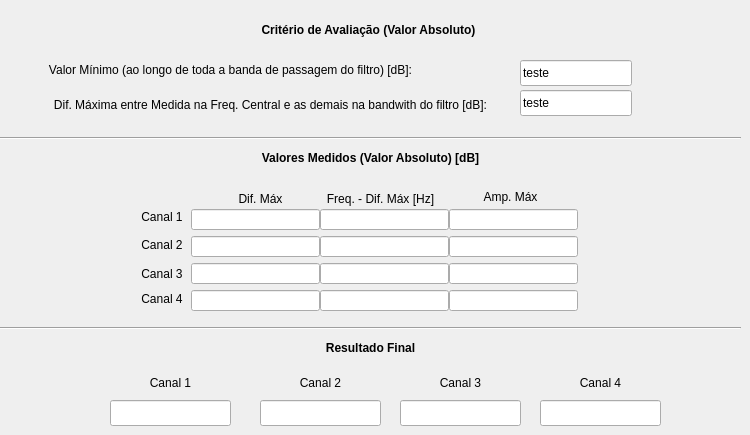
   <widget class="QWidget" name="Tab_Freq_Resp">
    <attribute name="title">
     <string>Frequency Response</string>
    </attribute>
    <widget class="QLineEdit" name="freq_resp_crit_min">
     <property name="geometry">
      <rect>
       <x>520</x>
       <y>60</y>
       <width>112</width>
       <height>26</height>
      </rect>
     </property>
     <property name="text">
      <string>teste</string>
     </property>
    </widget>
    <widget class="QLabel" name="label_81">
     <property name="geometry">
      <rect>
       <x>-2</x>
       <y>20</y>
       <width>741</width>
       <height>20</height>
      </rect>
     </property>
     <property name="text">
      <string>&lt;html&gt;&lt;head/&gt;&lt;body&gt;&lt;p align=&quot;center&quot;&gt;&lt;span style=&quot; font-weight:600;&quot;&gt;Critério de Avaliação (Valor Absoluto)&lt;/span&gt;&lt;/p&gt;&lt;/body&gt;&lt;/html&gt;</string>
     </property>
    </widget>
    <widget class="QLabel" name="label_82">
     <property name="geometry">
      <rect>
       <x>0</x>
       <y>60</y>
       <width>461</width>
       <height>21</height>
      </rect>
     </property>
     <property name="text">
      <string>&lt;html&gt;&lt;head/&gt;&lt;body&gt;&lt;p align=&quot;center&quot;&gt;Valor Mínimo (ao longo de toda a banda de passagem do filtro) [dB]:&lt;/p&gt;&lt;/body&gt;&lt;/html&gt;</string>
     </property>
    </widget>
    <widget class="QLabel" name="label_83">
     <property name="geometry">
      <rect>
       <x>20</x>
       <y>90</y>
       <width>501</width>
       <height>31</height>
      </rect>
     </property>
     <property name="text">
      <string>&lt;html&gt;&lt;head/&gt;&lt;body&gt;&lt;p align=&quot;center&quot;&gt;Dif. Máxima entre Medida na Freq. Central e as demais na bandwith do filtro [dB]:&lt;/p&gt;&lt;/body&gt;&lt;/html&gt;</string>
     </property>
    </widget>
    <widget class="QLineEdit" name="freq_resp_crit_dif">
     <property name="geometry">
      <rect>
       <x>520</x>
       <y>90</y>
       <width>112</width>
       <height>26</height>
      </rect>
     </property>
     <property name="text">
      <string>teste</string>
     </property>
    </widget>
    <widget class="Line" name="line_13">
     <property name="geometry">
      <rect>
       <x>0</x>
       <y>130</y>
       <width>741</width>
       <height>16</height>
      </rect>
     </property>
     <property name="orientation">
      <enum>Qt::Horizontal</enum>
     </property>
    </widget>
    <widget class="QLabel" name="label_84">
     <property name="geometry">
      <rect>
       <x>450</x>
       <y>189</y>
       <width>121</width>
       <height>16</height>
      </rect>
     </property>
     <property name="text">
      <string>&lt;html&gt;&lt;head/&gt;&lt;body&gt;&lt;p align=&quot;center&quot;&gt;Amp. Máx&lt;/p&gt;&lt;/body&gt;&lt;/html&gt;</string>
     </property>
    </widget>
    <widget class="QLabel" name="label_9">
     <property name="geometry">
      <rect>
       <x>200</x>
       <y>189</y>
       <width>121</width>
       <height>20</height>
      </rect>
     </property>
     <property name="text">
      <string>&lt;html&gt;&lt;head/&gt;&lt;body&gt;&lt;p align=&quot;center&quot;&gt;Dif. Máx&lt;/p&gt;&lt;/body&gt;&lt;/html&gt;</string>
     </property>
    </widget>
    <widget class="QLabel" name="label_14">
     <property name="geometry">
      <rect>
       <x>320</x>
       <y>189</y>
       <width>121</width>
       <height>20</height>
      </rect>
     </property>
     <property name="text">
      <string>&lt;html&gt;&lt;head/&gt;&lt;body&gt;&lt;p align=&quot;center&quot;&gt;Freq. - Dif. Máx [Hz]&lt;/p&gt;&lt;/body&gt;&lt;/html&gt;</string>
     </property>
    </widget>
    <widget class="QLabel" name="label_89">
     <property name="geometry">
      <rect>
       <x>0</x>
       <y>150</y>
       <width>741</width>
       <height>16</height>
      </rect>
     </property>
     <property name="text">
      <string>&lt;html&gt;&lt;head/&gt;&lt;body&gt;&lt;p align=&quot;center&quot;&gt;&lt;span style=&quot; font-weight:600;&quot;&gt;Valores Medidos (Valor Absoluto) [dB]&lt;/span&gt;&lt;/p&gt;&lt;/body&gt;&lt;/html&gt;</string>
     </property>
    </widget>
    <widget class="QLineEdit" name="freq_amp_max_3">
     <property name="geometry">
      <rect>
       <x>449</x>
       <y>263</y>
       <width>129</width>
       <height>21</height>
      </rect>
     </property>
    </widget>
    <widget class="QLineEdit" name="freq_freq_max_3">
     <property name="geometry">
      <rect>
       <x>320</x>
       <y>263</y>
       <width>129</width>
       <height>21</height>
      </rect>
     </property>
    </widget>
    <widget class="QLabel" name="label_85">
     <property name="geometry">
      <rect>
       <x>139</x>
       <y>264</y>
       <width>46</width>
       <height>21</height>
      </rect>
     </property>
     <property name="text">
      <string>&lt;html&gt;&lt;head/&gt;&lt;body&gt;&lt;p align=&quot;center&quot;&gt;Canal 3&lt;/p&gt;&lt;/body&gt;&lt;/html&gt;</string>
     </property>
    </widget>
    <widget class="QLineEdit" name="freq_dif_max_4">
     <property name="geometry">
      <rect>
       <x>191</x>
       <y>290</y>
       <width>129</width>
       <height>21</height>
      </rect>
     </property>
    </widget>
    <widget class="QLineEdit" name="freq_freq_max_2">
     <property name="geometry">
      <rect>
       <x>320</x>
       <y>236</y>
       <width>129</width>
       <height>21</height>
      </rect>
     </property>
    </widget>
    <widget class="QLineEdit" name="freq_amp_max_4">
     <property name="geometry">
      <rect>
       <x>449</x>
       <y>290</y>
       <width>129</width>
       <height>21</height>
      </rect>
     </property>
    </widget>
    <widget class="QLineEdit" name="freq_dif_max_2">
     <property name="geometry">
      <rect>
       <x>191</x>
       <y>236</y>
       <width>129</width>
       <height>21</height>
      </rect>
     </property>
    </widget>
    <widget class="QLineEdit" name="freq_freq_max_1">
     <property name="geometry">
      <rect>
       <x>320</x>
       <y>209</y>
       <width>129</width>
       <height>21</height>
      </rect>
     </property>
    </widget>
    <widget class="QLineEdit" name="freq_amp_max_1">
     <property name="geometry">
      <rect>
       <x>449</x>
       <y>209</y>
       <width>129</width>
       <height>21</height>
      </rect>
     </property>
    </widget>
    <widget class="QLabel" name="label_86">
     <property name="geometry">
      <rect>
       <x>139</x>
       <y>289</y>
       <width>46</width>
       <height>21</height>
      </rect>
     </property>
     <property name="text">
      <string>&lt;html&gt;&lt;head/&gt;&lt;body&gt;&lt;p align=&quot;center&quot;&gt;Canal 4&lt;/p&gt;&lt;/body&gt;&lt;/html&gt;</string>
     </property>
    </widget>
    <widget class="QLabel" name="label_87">
     <property name="geometry">
      <rect>
       <x>139</x>
       <y>235</y>
       <width>46</width>
       <height>20</height>
      </rect>
     </property>
     <property name="text">
      <string>&lt;html&gt;&lt;head/&gt;&lt;body&gt;&lt;p align=&quot;center&quot;&gt;Canal 2&lt;/p&gt;&lt;/body&gt;&lt;/html&gt;</string>
     </property>
    </widget>
    <widget class="QLineEdit" name="freq_dif_max_1">
     <property name="geometry">
      <rect>
       <x>191</x>
       <y>209</y>
       <width>129</width>
       <height>21</height>
      </rect>
     </property>
    </widget>
    <widget class="QLineEdit" name="freq_dif_max_3">
     <property name="geometry">
      <rect>
       <x>191</x>
       <y>263</y>
       <width>129</width>
       <height>21</height>
      </rect>
     </property>
    </widget>
    <widget class="QLabel" name="label_88">
     <property name="geometry">
      <rect>
       <x>139</x>
       <y>209</y>
       <width>46</width>
       <height>16</height>
      </rect>
     </property>
     <property name="text">
      <string>&lt;html&gt;&lt;head/&gt;&lt;body&gt;&lt;p align=&quot;center&quot;&gt;Canal 1&lt;/p&gt;&lt;/body&gt;&lt;/html&gt;</string>
     </property>
    </widget>
    <widget class="QLineEdit" name="freq_amp_max_2">
     <property name="geometry">
      <rect>
       <x>449</x>
       <y>236</y>
       <width>129</width>
       <height>21</height>
      </rect>
     </property>
    </widget>
    <widget class="QLineEdit" name="freq_freq_max_4">
     <property name="geometry">
      <rect>
       <x>320</x>
       <y>290</y>
       <width>129</width>
       <height>21</height>
      </rect>
     </property>
    </widget>
    <widget class="Line" name="line_14">
     <property name="geometry">
      <rect>
       <x>0</x>
       <y>320</y>
       <width>741</width>
       <height>16</height>
      </rect>
     </property>
     <property name="orientation">
      <enum>Qt::Horizontal</enum>
     </property>
    </widget>
    <widget class="QLabel" name="label_90">
     <property name="geometry">
      <rect>
       <x>540</x>
       <y>370</y>
       <width>121</width>
       <height>26</height>
      </rect>
     </property>
     <property name="text">
      <string>&lt;html&gt;&lt;head/&gt;&lt;body&gt;&lt;p align=&quot;center&quot;&gt;Canal 4&lt;/p&gt;&lt;/body&gt;&lt;/html&gt;</string>
     </property>
    </widget>
    <widget class="QLabel" name="label_91">
     <property name="geometry">
      <rect>
       <x>110</x>
       <y>370</y>
       <width>121</width>
       <height>26</height>
      </rect>
     </property>
     <property name="text">
      <string>&lt;html&gt;&lt;head/&gt;&lt;body&gt;&lt;p align=&quot;center&quot;&gt;Canal 1&lt;/p&gt;&lt;/body&gt;&lt;/html&gt;</string>
     </property>
    </widget>
    <widget class="QLabel" name="label_92">
     <property name="geometry">
      <rect>
       <x>400</x>
       <y>370</y>
       <width>121</width>
       <height>26</height>
      </rect>
     </property>
     <property name="text">
      <string>&lt;html&gt;&lt;head/&gt;&lt;body&gt;&lt;p align=&quot;center&quot;&gt;Canal 3&lt;/p&gt;&lt;/body&gt;&lt;/html&gt;</string>
     </property>
    </widget>
    <widget class="QLineEdit" name="freq_resp_ch4_resultado">
     <property name="geometry">
      <rect>
       <x>540</x>
       <y>400</y>
       <width>121</width>
       <height>26</height>
      </rect>
     </property>
    </widget>
    <widget class="QLabel" name="label_93">
     <property name="geometry">
      <rect>
       <x>0</x>
       <y>340</y>
       <width>741</width>
       <height>16</height>
      </rect>
     </property>
     <property name="text">
      <string>&lt;html&gt;&lt;head/&gt;&lt;body&gt;&lt;p align=&quot;center&quot;&gt;&lt;span style=&quot; font-weight:600;&quot;&gt;Resultado Final&lt;/span&gt;&lt;/p&gt;&lt;/body&gt;&lt;/html&gt;</string>
     </property>
    </widget>
    <widget class="QLineEdit" name="freq_resp_ch1_resultado">
     <property name="geometry">
      <rect>
       <x>110</x>
       <y>400</y>
       <width>121</width>
       <height>26</height>
      </rect>
     </property>
    </widget>
    <widget class="QLabel" name="label_94">
     <property name="geometry">
      <rect>
       <x>260</x>
       <y>370</y>
       <width>121</width>
       <height>26</height>
      </rect>
     </property>
     <property name="text">
      <string>&lt;html&gt;&lt;head/&gt;&lt;body&gt;&lt;p align=&quot;center&quot;&gt;Canal 2&lt;/p&gt;&lt;/body&gt;&lt;/html&gt;</string>
     </property>
    </widget>
    <widget class="QLineEdit" name="freq_resp_ch2_resultado">
     <property name="geometry">
      <rect>
       <x>260</x>
       <y>400</y>
       <width>121</width>
       <height>26</height>
      </rect>
     </property>
    </widget>
    <widget class="QLineEdit" name="freq_resp_ch3_resultado">
     <property name="geometry">
      <rect>
       <x>400</x>
       <y>400</y>
       <width>121</width>
       <height>26</height>
      </rect>
     </property>
    </widget>
   </widget>
